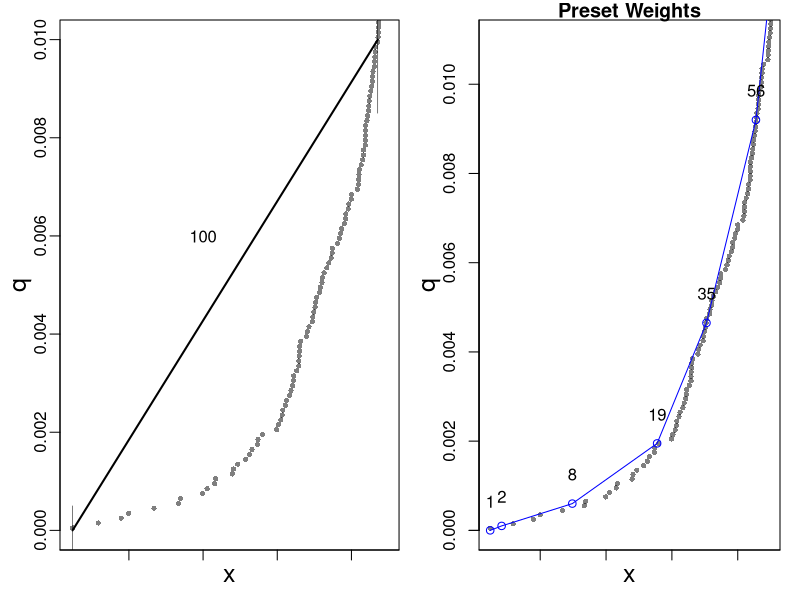
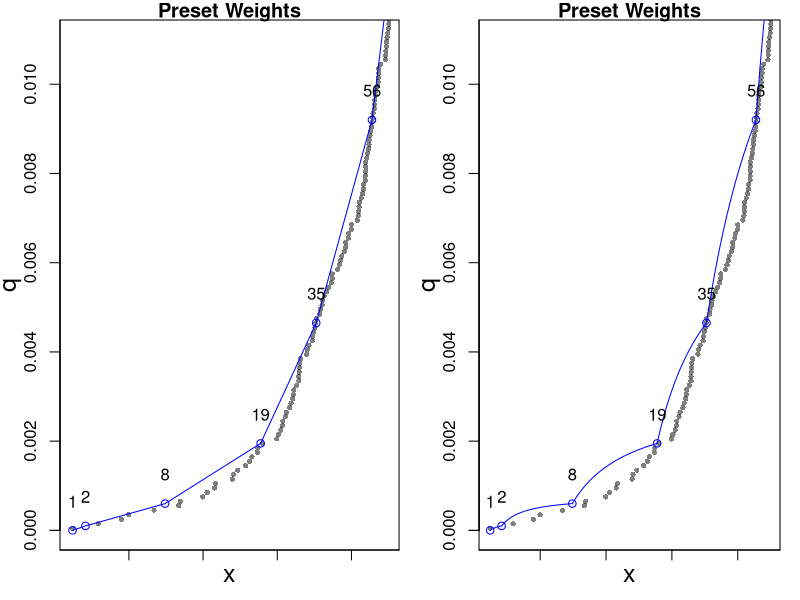
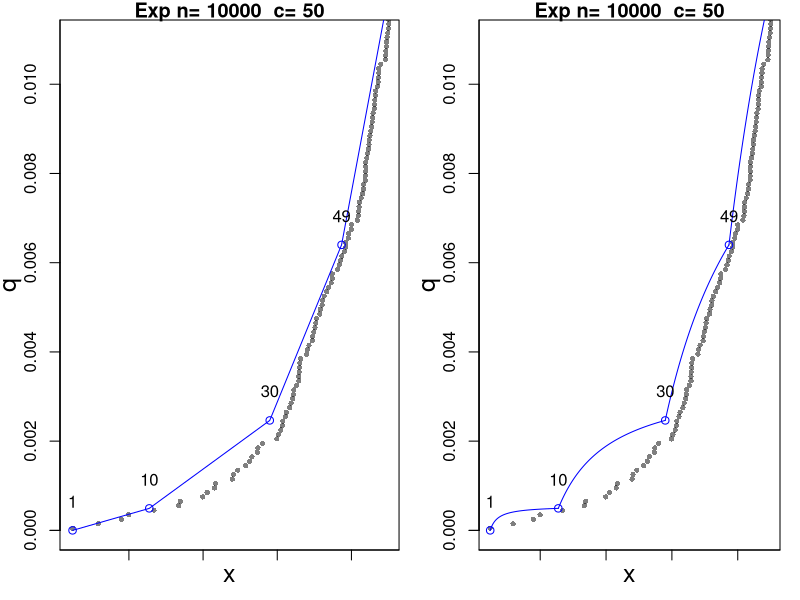
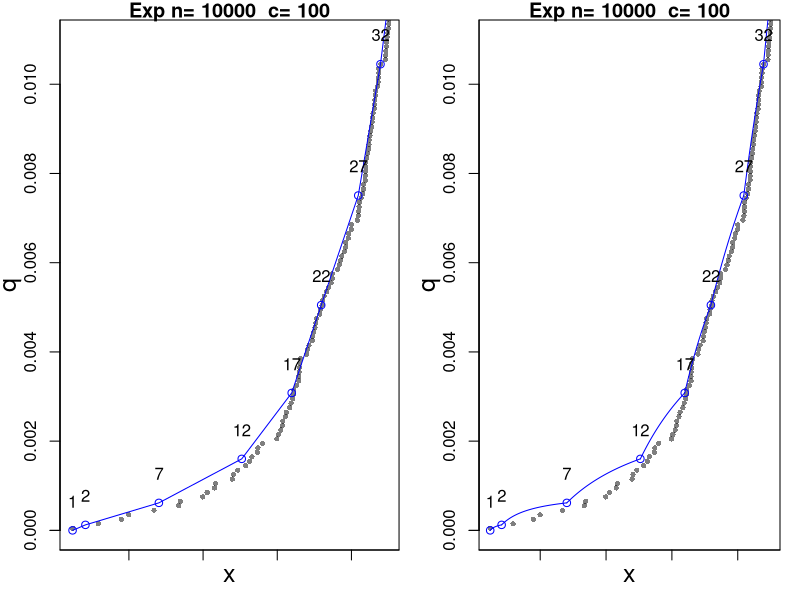
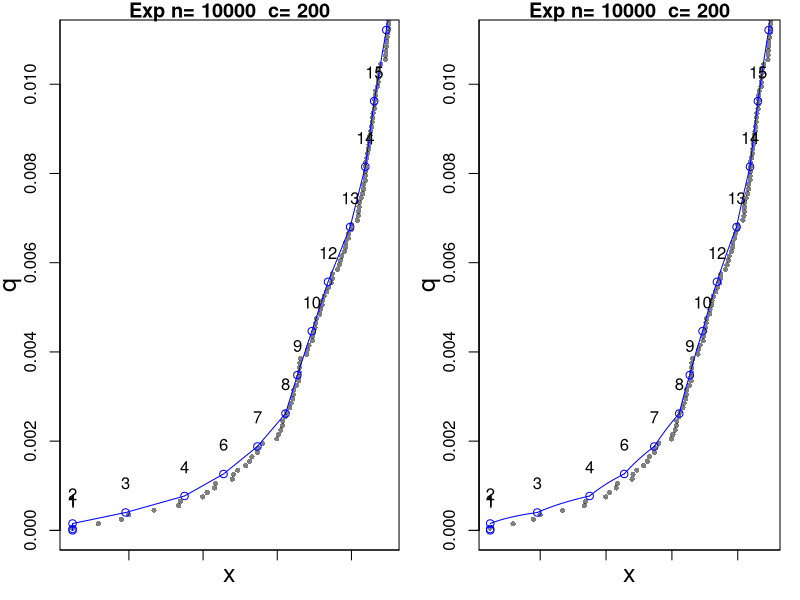
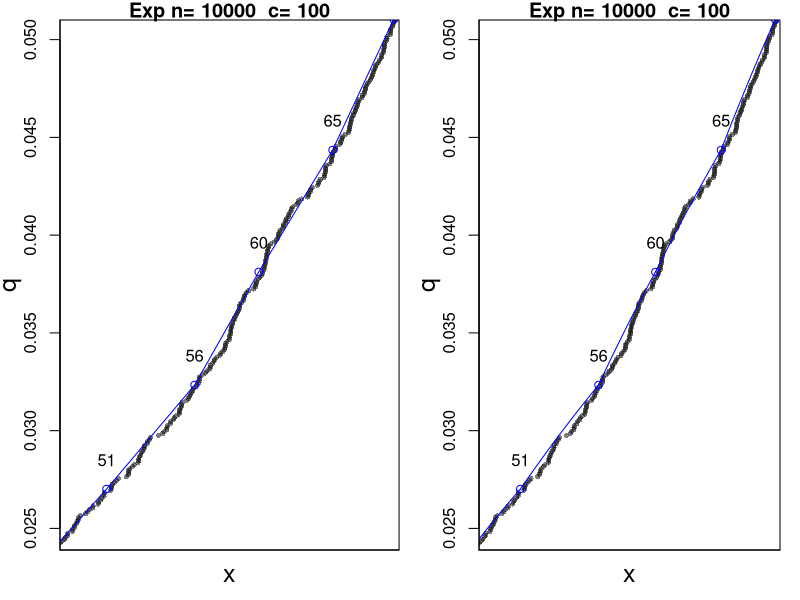
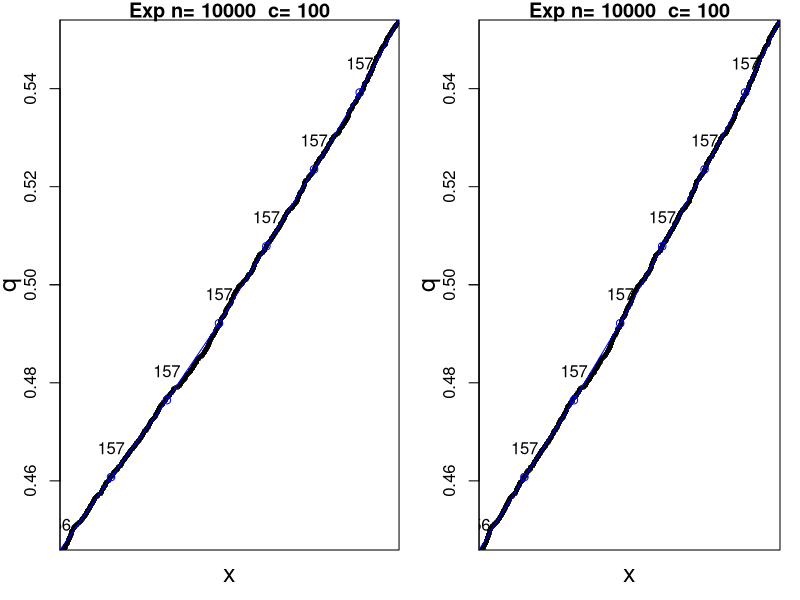
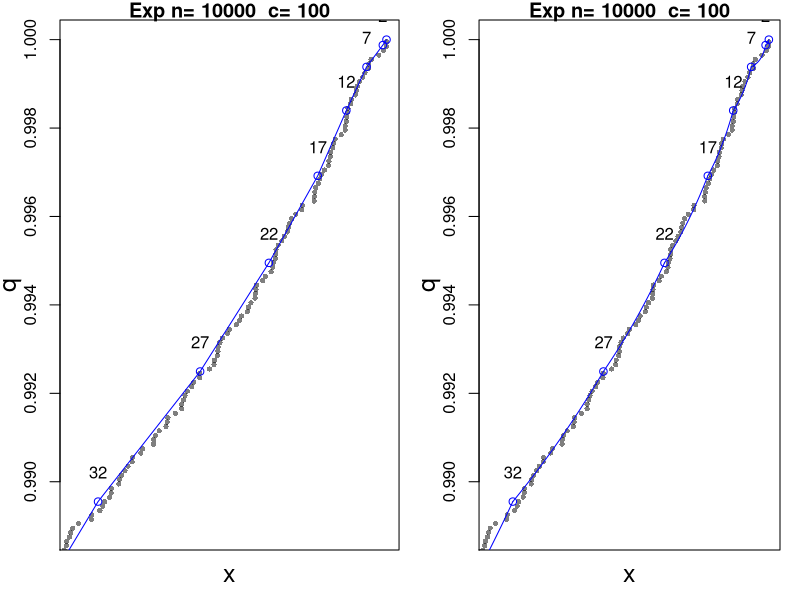

Reproduce these figures in R, in order.
### Compare linear interpolation of centroids to weighted interpolation ###
fade = rgb(0,0,0,alpha=0.5)
dot.size = 0.7
set.seed(5)

pdf("weighted-vs-linear-interpolation.pdf", width=6, height=2.7, pointsize=10)
layout(matrix(c(1,2),byrow=T, ncol=2), widths=c(1.1,1))
x = sort(log(1-runif(10000))) # sorted exponential distribution
F = ((0:(length(x)-1))+0.5)/length(x) # the y points for an x point to its percentile
par(mar=c(2.5,3,1,1))
plot(x, F, cex=dot.size, pch=21, bg=fade, col=NA, type='b', xlim=c(x[1], x[110]), ylim=c(0,0.01), xaxt='n', ylab=NA, mgp=c(1,0.5,0), xlab=NA)

axis(side=1, at=-10:-1, labels=NA)
title(xlab='x', line=0.8, cex.lab=1.5)
title(ylab='q', line=1.5, cex.lab=1.5)

left.end = min(x)

lines(c(left.end, x[100]), c(0, 0.01), lwd=2)
lines(c(left.end, left.end), c(-0.0005, 0.0005), lt=1, col='black', lwd=0.5)
lines(c(x[100], x[100]), c(0.0085, 0.015), lt=1, col='black', lwd=0.5)
text(-7, 0.006, "100")

q.to.k = function(q) {
    (asin(2*q-1)/pi + 1/2)
}

k.to.q = function(k,compression) {
    sin(k/compression*pi - pi/2)/2 + 0.5
}

# This function makes a plot of the cdf of the sorted distribution in the global variable "x"
# The graph limits are defined by x[rangeMin]/x[rangeMax], which are values from [1,n]. By default, it
# with only graph ~ the first percentile.
# It will then calculate the positions of the centroids based on the weights passed in.
# Lastly, it will graph these positions with draw function which is passed in
makeChart = function(weights, titleToDisp, drawFunc, rangeMin=1, rangeMax=round(1.1*length(x)/100)) {
    xLimits = c(x[rangeMin], x[rangeMax])
    yLimits = c((rangeMin-1)/length(x), rangeMax/length(x))
    F = ((0:(length(x)-1))+0.5)/length(x) # the y points for an x point to its percentile

    #plot the points of the distribution
    plot(x, F, cex=dot.size, pch=21, bg=fade, col=NA, type='b', xlim=xLimits, ylim=yLimits, xaxt='n')
    title(main=titleToDisp)
    axis(side=1, at=-10:-1, labels=NA)
    axis(side=2, at=(0:6)/10, labels=NA)
    title(xlab='x', line=0.8, cex.lab=1.5)
    title(ylab='q', line=2, cex.lab=1.5)

    xCoordinatesEnds = c(1, cumsum(weights), length(x)) # x[coordinateEnds[i]] are the end points of each centroid

    # xCoordinates[i] is the mean value of all of the points that in centroid[i]
    xCoordinates = numeric(length(xCoordinatesEnds))
    xCoordinates[1]=x[1] # first centroid is always the min
    for(i in 2:length(xCoordinates)) {
        xCoordinates[i] = mean(x[xCoordinatesEnds[i-1]:xCoordinatesEnds[i]])
    }

    # each centroid's height is all of the weight up to the centroid minus half the centroid weight.
    yCoordinates = c(0, cumsum(weights)- weights / 2, length(x)) / sum(weights)

    # note - weight of min and max is specified as 1. It could be k.to.q(1/compression) for better results.
    weightsAlignedByPoints = c(1,weights,1)

    # draw chart
    drawFunc(xCoordinates, yCoordinates, weightsAlignedByPoints)
    # write the weight of each centroid above it.
    text(xCoordinates, yCoordinates + (rangeMax-rangeMin)*.06/length(x), round(c(1, weights, 1)))
}

# Draw the centroids linearly interpolated
drawLinear = function(xCoordinates, yCoordinates, weights) {
    lines(xCoordinates, yCoordinates, type='o', lwd=1, col='blue')
}
# Draw the centroids interpolated by weight
drawWeighted = function(xCoordinates, yCoordinates, weights) {
    points(xCoordinates, yCoordinates, col='blue')
    for(i in 1:(length(xCoordinates)-1)) {
        w1 = weights[i]
        w2 = weights[i+1]
        x1 = xCoordinates[i]
        x2 = xCoordinates[i+1]
        mean1 = yCoordinates[i]
        mean2 = yCoordinates[i+1]

        # Weighted average with centroid weight as 
        weightFunc = function(q) {
            (mean1*w1*(x2-q)+mean2*w2*(q-x1)) / (w1*(x2-q)+w2*(q-x1))
        }
        curve(weightFunc, x1, x2, add=TRUE, col="blue")
    }
}

# This function calculates the ideal centroid weights for the specified compression / dataset size
getIdealBounds = function(n, compression) {
    leftBounds = c(0, k.to.q(1:(compression-1), compression))
    rightBounds = k.to.q(1:compression, compression)
    (rightBounds - leftBounds) * length(x) 
}

# these weights were taken from linear-interpolation.r
weights = c(2, 8, 19, 35, 56, 81, 111)

n=length(x)
makeChart(c(weights, n-sum(weights)), "Preset Weights", drawLinear)

# Show comparison for these preset weights
makeChart(c(weights, n-sum(weights)), "Preset Weights", drawLinear)
makeChart(c(weights, n-sum(weights)), "Preset Weights", drawWeighted)

drawExampleCharts = function(distName) {
    n = length(x)

    # make comparison charts for ideal centroid placements
    for (i in c(50,100,200)) {
        titleToDisp = paste(distName," c=", i)
        makeChart(getIdealBounds(n, i), titleToDisp, drawLinear)
        makeChart(getIdealBounds(n, i), titleToDisp, drawWeighted)
    }

    midLen = n/20 # 5%
    titleToDisp = paste(distName," c=", 100)

    # make chart of top 0.025-0.05 quantiles
    makeChart(getIdealBounds(n, 100), titleToDisp, drawLinear, rangeMin=round(midLen/2), rangeMax=midLen)
    makeChart(getIdealBounds(n, 100), titleToDisp, drawWeighted, rangeMin=round(midLen/2), rangeMax=midLen)

    # make chart of top 0.45-0.55 quantiles
    makeChart(getIdealBounds(n, 100), titleToDisp, drawLinear, rangeMin=round(n/2-midLen), rangeMax=round(n/2+midLen))
    makeChart(getIdealBounds(n, 100), titleToDisp, drawWeighted, rangeMin=round(n/2-midLen), rangeMax=round(n/2+midLen))


    # make chart of top 0.01 quantile
    bottomPercent = (n*1.1)/100 # 1.1% of elements
    makeChart(getIdealBounds(n, 100), titleToDisp, drawLinear, rangeMin=n-bottomPercent, rangeMax=n)
    makeChart(getIdealBounds(n, 100), titleToDisp, drawWeighted, rangeMin=n-bottomPercent, rangeMax=n)
}

drawExampleCharts(paste("Exp n=", length(x)))

x = sort(log(1-runif(50000))) # sorted exponential distribution
drawExampleCharts(paste("Exp n=", length(x)))

x = sort(rnorm(50000)) # sorted normal distribution
drawExampleCharts(paste("Normal n=", length(x)))

x = sort(rnorm(50000)) # sorted normal distribution
drawExampleCharts(paste("Normal n=", length(x)))

x = sort(runif(50000)) # sorted uniform distribution
drawExampleCharts(paste("Uniform n=", length(x)))

dev.off()
